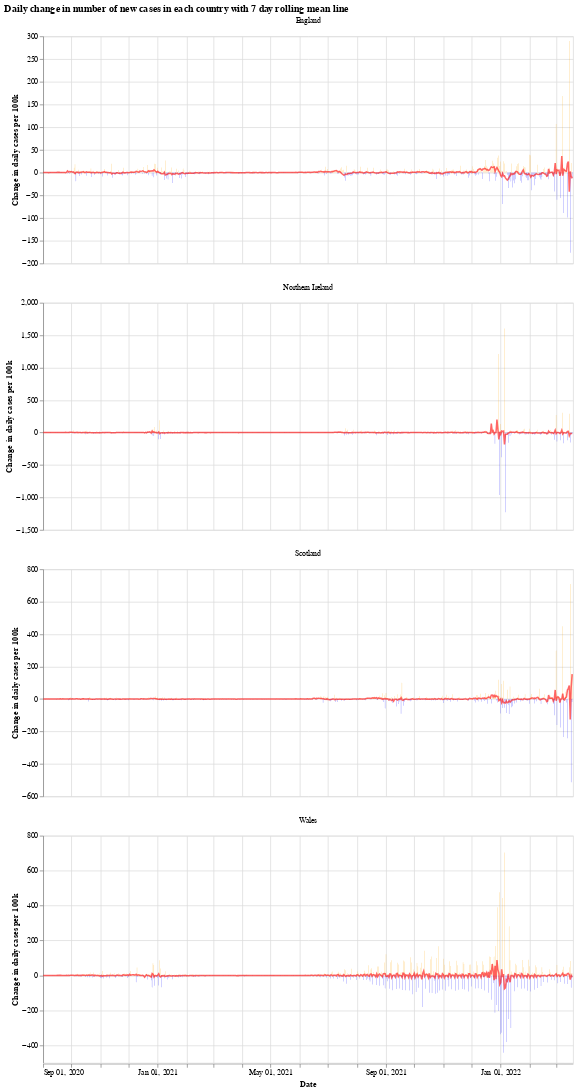

Source (notebook cell):
### Markdown cell above
We will use the Python library `Altair` for visualising the data, see the [altair docs](https://altair-viz.github.io/) for more information.

First we have a graph which shows the daily change in the number of new cases for each country. This number jumps up and down all over the place, which is likely due to delay in reporting of new cases over the weekend. Another interesting thing is that it looks like the daily cases in Wales experienced a much shorter period of calm over the summer (calm in the sense of daily cases not jumping up and down).

The orange bars are days when the number of new cases (per 100k population) was more than the previous day, while the blue are days when the number of new cases dropped. The red line is the 7 day moving average. 

When the moving average line is below 0, it means that there is a consistent drop in new cases. We can see this clearly happening around the times that lockdowns were introduced (though, to varying degrees). I will update the graphs soon with a marker of when each lockdown started.

### Code cell
# collapse
import altair as alt

bars = alt.Chart(uk_cases).mark_bar().encode(
    x=alt.X("yearmonthdate(date):T", axis=alt.Axis(title='Date')),
    y=alt.Y("casesChangeRate:Q", axis=alt.Axis(title='Change in daily cases per 100k')),
    tooltip='casesChange',
    color=alt.condition(
        alt.datum.casesChangeRate > 0,
        alt.value("orange"),  # The positive color
        alt.value("blue")  # The negative color
    )
).properties(title='Daily change in number of new cases with 7 day rolling mean',width=700).interactive()

line = alt.Chart(uk_cases).mark_line(
    color='red',
    size=2,
    opacity=0.6
).transform_window(
    rolling_mean='mean(casesChangeRate)',
    frame=[0, 7],
    groupby=['areaName']
).encode(
    x='yearmonthdate(date):T',
    y='rolling_mean:Q'
)

alt.layer(bars, line, data=uk_cases).facet(alt.Column(
    'areaName', title=''), columns=1).resolve_scale(y='independent').properties(title='Daily change in number of new cases in each country with 7 day rolling mean line')

### Figure 1 — Vega-Lite specification as saved in the notebook (floating-point values rounded to 4 significant figures; data arrays with more than 128 entries replaced by an {"elided": "..."} marker saying what was removed)
{"config": {"view": {"continuousWidth": 400, "continuousHeight": 300}}, "data": {"name": "data-dcdefe7a3ebf317bb6bcd5bef71ec0f7"}, "facet": {"type": "nominal", "field": "areaName", "title": ""}, "spec": {"layer": [{"mark": "bar", "encoding": {"color": {"condition": {"value": "orange", "test": "(datum.casesChangeRate > 0)"}, "value": "blue"}, "tooltip": {"type": "quantitative", "field": "casesChange"}, "x": {"type": "temporal", "axis": {"title": "Date"}, "field": "date", "timeUnit": "yearmonthdate"}, "y": {"type": "quantitative", "axis": {"title": "Change in daily cases per 100k"}, "field": "casesChangeRate"}}, "selection": {"selector001": {"type": "interval", "bind": "scales", "encodings": ["x", "y"]}}, "title": "Daily change in number of new cases with 7 day rolling mean", "width": 700}, {"mark": {"type": "line", "color": "red", "opacity": 0.6, "size": 2}, "encoding": {"x": {"type": "temporal", "field": "date", "timeUnit": "yearmonthdate"}, "y": {"type": "quantitative", "field": "rolling_mean"}}, "transform": [{"window": [{"op": "mean", "field": "casesChangeRate", "as": "rolling_mean"}], "frame": [0, 7], "groupby": ["areaName"]}]}]}, "columns": 1, "resolve": {"scale": {"y": "independent"}}, "title": "Daily change in number of new cases in each country with 7 day rolling mean line", "$schema": "https://vega.github.io/schema/vega-lite/v4.8.1.json", "datasets": {"data-dcdefe7a3ebf317bb6bcd5bef71ec0f7": {"elided": "2256 records"}}}
